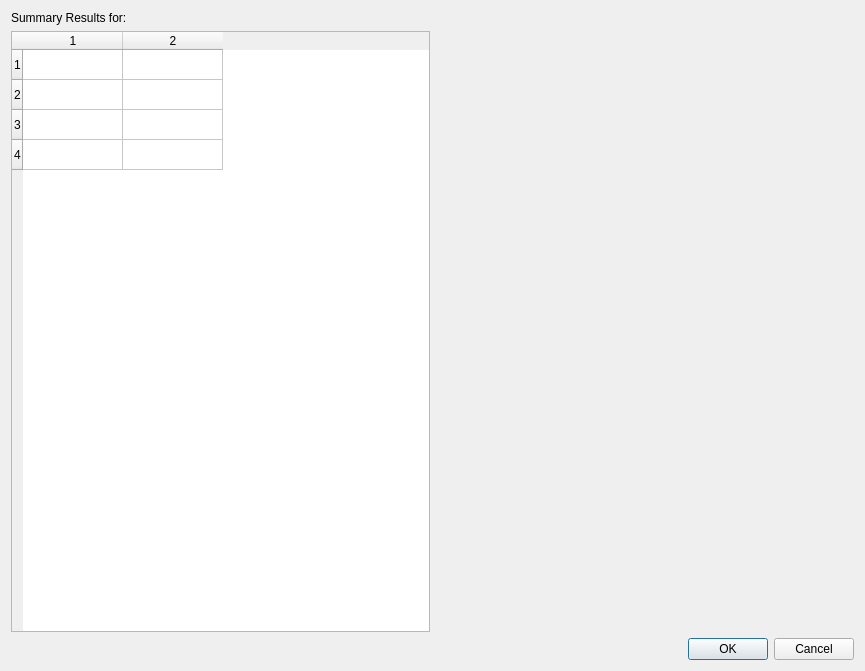
<?xml version="1.0" encoding="UTF-8"?>
<ui version="4.0">
 <class>Dialog</class>
 <widget class="QDialog" name="Dialog">
  <property name="geometry">
   <rect>
    <x>0</x>
    <y>0</y>
    <width>865</width>
    <height>671</height>
   </rect>
  </property>
  <property name="windowTitle">
   <string>Dialog</string>
  </property>
  <layout class="QGridLayout" name="gridLayout">
   <item row="0" column="0" colspan="2">
    <widget class="QLabel" name="label_summaryResults">
     <property name="text">
      <string>Summary Results for: </string>
     </property>
    </widget>
   </item>
   <item row="1" column="0">
    <widget class="QTableWidget" name="tableWidget_summaryTable">
     <property name="rowCount">
      <number>4</number>
     </property>
     <property name="columnCount">
      <number>2</number>
     </property>
     <row/>
     <row/>
     <row/>
     <row/>
     <column/>
     <column/>
    </widget>
   </item>
   <item row="2" column="1">
    <widget class="QDialogButtonBox" name="buttonBox">
     <property name="orientation">
      <enum>Qt::Horizontal</enum>
     </property>
     <property name="standardButtons">
      <set>QDialogButtonBox::Cancel|QDialogButtonBox::Ok</set>
     </property>
    </widget>
   </item>
  </layout>
 </widget>
 <resources/>
 <connections>
  <connection>
   <sender>buttonBox</sender>
   <signal>accepted()</signal>
   <receiver>Dialog</receiver>
   <slot>accept()</slot>
   <hints>
    <hint type="sourcelabel">
     <x>248</x>
     <y>254</y>
    </hint>
    <hint type="destinationlabel">
     <x>157</x>
     <y>274</y>
    </hint>
   </hints>
  </connection>
  <connection>
   <sender>buttonBox</sender>
   <signal>rejected()</signal>
   <receiver>Dialog</receiver>
   <slot>reject()</slot>
   <hints>
    <hint type="sourcelabel">
     <x>316</x>
     <y>260</y>
    </hint>
    <hint type="destinationlabel">
     <x>286</x>
     <y>274</y>
    </hint>
   </hints>
  </connection>
 </connections>
</ui>
